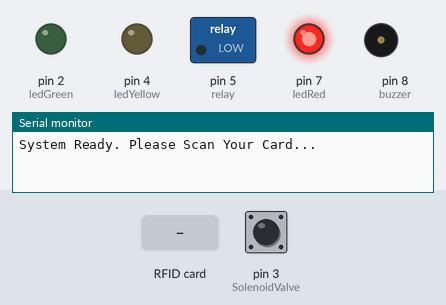
Bench run of a sketch on a simulated Arduino Uno, built with avr-gcc and run on an emulated ATmega328P. Shown: switched loads named in the sketch (green lamp = pin HIGH), output pins drawn as LEDs (lit = HIGH), buzzer (waves = sounding, pin HIGH), the last lines printed to the serial monitor. Dashed ring = blinking. The test bench sets the inputs (shaded band); at power-on: pin 3 (SolenoidValve) HIGH. Pins used as bus, display or sensor lines are not drawn.

Above: at 1.2 s.
1.3 s: RFID card F7 50 AE 63 held to the reader
At 3.7 s:
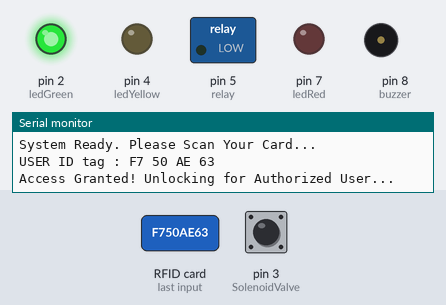
4.0 s: RFID card 5E 7A 19 C4 held to the reader
At 4.27 s:
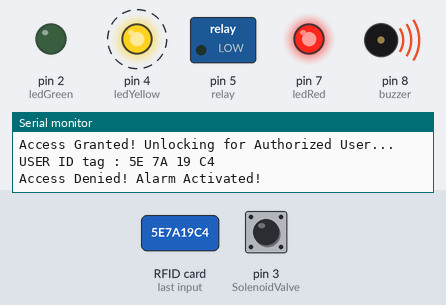
7.0 s: RFID card 0F 77 64 4B held to the reader
At 8.4 s:
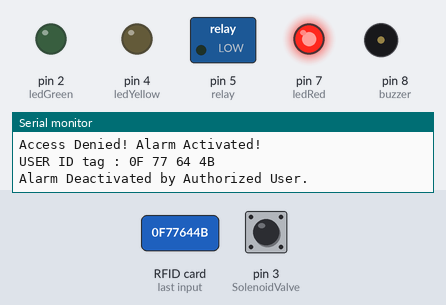
Timing chart, 0 to 10.0 s (numbered marks = the images above; inputs shaded):
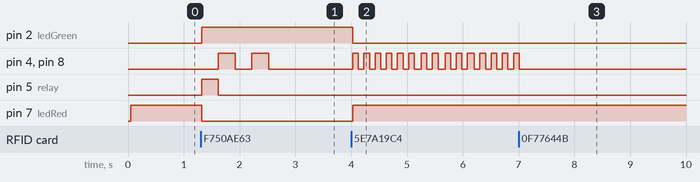

The sketch:

RFID_BASED_CAR_LOCK_SYSTEM.ino
```cpp
#include <SPI.h>
#include <MFRC522.h>

#define SS_PIN 10
#define RST_PIN 9
MFRC522 myRFID(SS_PIN, RST_PIN);

int ledGreen = 2;
int ledRed = 7;
int ledYellow = 4;
int buzzer = 8;
int relay = 5;
int SolenoidValve = 3;

// Authorized UIDs
String AUTH_UID_MAIN  = "F7 50 AE 63";
String AUTH_UID_SPARE = "0F 77 64 4B";

bool AlarmMode = false;
bool WarningMode = false;
bool carLocked = true;
unsigned long previousMillis = 0;

const long intervalFast = 100; // For Intruder (Red)
const long intervalSlow = 300; // For Warning (Green)

bool blinkState = false;

void setup()
{
  Serial.begin(9600);
  SPI.begin();
  myRFID.PCD_Init();
  Serial.println("System Ready. Please Scan Your Card...");

  pinMode(ledGreen, OUTPUT);
  pinMode(ledRed, OUTPUT);
  pinMode(ledYellow, OUTPUT);
  pinMode(buzzer, OUTPUT);
  pinMode(relay, OUTPUT);
  pinMode(SolenoidValve, INPUT_PULLUP);

  digitalWrite(ledGreen, LOW);
  digitalWrite(ledRed, HIGH);
  digitalWrite(ledYellow, LOW);
  digitalWrite(buzzer, LOW);
  digitalWrite(relay, LOW);
}

void loop()
{
  unsigned long currentMillis = millis();

  // Solenoid Valve Check - Performing Normal Close Door Operation Manually
  if (digitalRead(SolenoidValve) == LOW)
  {
    if (!carLocked) {
       Serial.println("Manual Lock Detected by Solenoid Valve.");
       carLocked = true;
       digitalWrite(ledGreen, LOW);
       digitalWrite(ledRed, HIGH);
       Serial.println();
    }
  }

  // Alarm Mode Logic
  if (AlarmMode)
  {
    digitalWrite(relay, LOW);

    long activeInterval;
    // Warning Mode Logic Inside Alarm Mode
    // Determine The Blink/Buzz Rate Based on WarningMode
    if (WarningMode) {
      activeInterval = intervalSlow; // Slower Blink/Buzz Rate For Warning Mode
    } else {
      activeInterval = intervalFast; // Faster Blink/Buzz Rate For Alarm Mode
    }

    if (currentMillis - previousMillis >= activeInterval)
    {
      previousMillis = currentMillis;
      blinkState = !blinkState;

      digitalWrite(ledYellow, blinkState);
      digitalWrite(buzzer, blinkState);

      // Warning Mode Indication
      if (WarningMode)
      {
         digitalWrite(ledGreen, HIGH);
         digitalWrite(ledRed, LOW);
      }
      // Alarm Mode Indication
      else
      {
         digitalWrite(ledRed, HIGH);
         digitalWrite(ledGreen, LOW);
      }
    }
  }

  // RFID Check
  if (!myRFID.PICC_IsNewCardPresent()) return;
  if (!myRFID.PICC_ReadCardSerial()) return;

  String content = "";
  for (byte i = 0; i < myRFID.uid.size; i++)
  {
     content.concat(String(myRFID.uid.uidByte[i] < 0x10 ? " 0" : " "));
     content.concat(String(myRFID.uid.uidByte[i], HEX));
  }
  content.toUpperCase();
  String cardID = content.substring(1);

  Serial.print("USER ID tag : ");
  Serial.println(cardID);

  // When True Access Card Scanned
  bool isAuthorized = (cardID == AUTH_UID_MAIN) || (cardID == AUTH_UID_SPARE);

  if (isAuthorized)
  {
    // Alarm Mode Cancellation
    if (AlarmMode)
    {
      Serial.println("Alarm Deactivated by Authorized User.");
      AlarmMode = false;

      digitalWrite(buzzer, LOW);
      digitalWrite(ledYellow, LOW);

      // Handle State After Cancelling (Either Locked or Unlocked)
      if (WarningMode)
      {
         digitalWrite(ledGreen, HIGH);
         digitalWrite(ledRed, LOW);
         carLocked = false;
      }
      else
      {
         digitalWrite(ledGreen, LOW);
         digitalWrite(ledRed, HIGH);
         carLocked = true;
      }

      WarningMode = false;
      delay(1000);
    }

    // Normal Operation of Car Door Lock System
    else
    {
      if (carLocked)
      {
        // Lock to Unlock Sequence
        Serial.println("Access Granted! Unlocking for Authorized User...");
        digitalWrite(ledGreen, HIGH);
        digitalWrite(ledRed, LOW);

        digitalWrite(relay, HIGH);
        delay(300);
        digitalWrite(relay, LOW);

        for (int i = 0; i < 2; i++)
        {
          digitalWrite(ledYellow, HIGH);
          digitalWrite(buzzer, HIGH);
          delay(300);
          digitalWrite(ledYellow, LOW);
          digitalWrite(buzzer, LOW);
          delay(300);
        }
        carLocked = false;
      }
      else
      {
        // Warning Mode Activation
        Serial.println("Warning Mode Activated!");
        AlarmMode = true;
        WarningMode = true;

        carLocked = true;
      }
    }
  }
  else
  {
    // When Wrong Access Card Detected
    Serial.println("Access Denied! Alarm Activated!");

    AlarmMode = true;
    WarningMode = false;
    carLocked = true;
    digitalWrite(relay, LOW);
  }

  myRFID.PICC_HaltA();
  myRFID.PCD_StopCrypto1();

  Serial.println();
}
```

Measured:
- after the input at 1.3 s, pin 2 (ledGreen): LOW → HIGH at once; pin 4 (ledYellow), pin 8 (buzzer): alternates HIGH for 0.30 s and LOW for 0.30 s, 4 changes in all, then stays LOW, starting after 0.32 s; pin 5 (relay): LOW → HIGH at once, → LOW 0.30 s later; pin 7 (ledRed): HIGH → LOW at once
- after the input at 4.0 s, pin 2 (ledGreen): HIGH → LOW at once; pin 4 (ledYellow), pin 8 (buzzer): alternates HIGH for 0.10 s and LOW for 0.10 s, starting at once; pin 7 (ledRed): LOW → HIGH at once
- after the input at 7.0 s, pin 4 (ledYellow), pin 8 (buzzer): goes on until 7.0 s, then stays LOW
